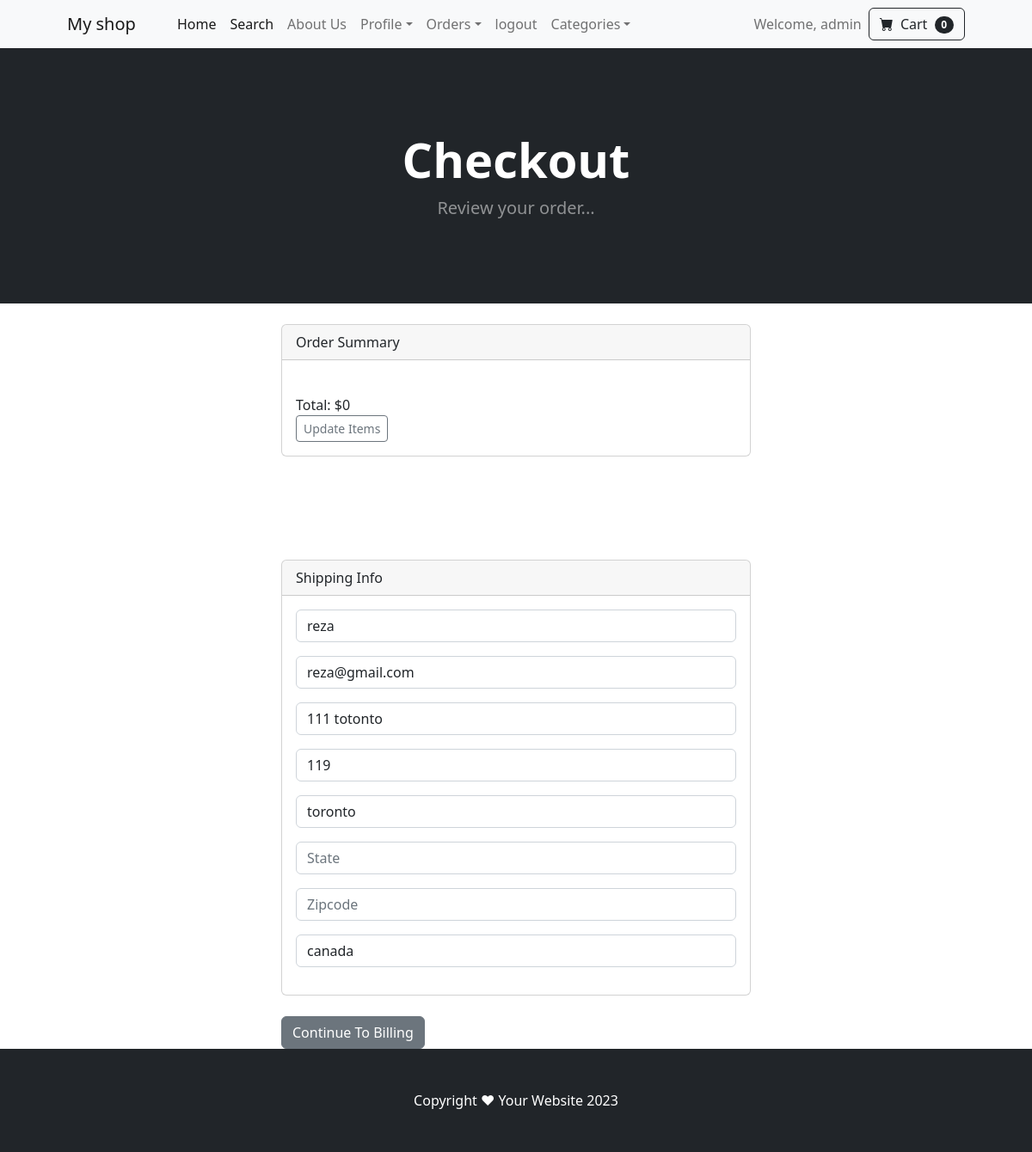
The app's page /payment/checkout (signed in) with its own data.
### payment/models.py (models this page shows, shortened)
class ShippingAddress(models.Model):
    user = models.ForeignKey(User, on_delete=models.CASCADE, null=True, blank=True)
    shipping_full_name = models.CharField(max_length=255)
    shipping_email = models.CharField(max_length=255)
    shipping_address1 = models.CharField(max_length=255)
    shipping_address2 = models.CharField(max_length=255, null=True, blank=True)
    shipping_city = models.CharField(max_length=255)
    shipping_state = models.CharField(max_length=255, null=True, blank=True)
    shipping_zipcode = models.CharField(max_length=255,null=True, blank=True)
    shipping_country = models.CharField(max_length=255)
    class Meta:
        verbose_name_plural = "Shipping Address"

### payment/views.py (the view)
# urls.py: path('checkout', views.checkout, name="checkout"),
def checkout(request):
    cart = Cart(request)
    cart_products = cart.get_prods()
    quantities = cart.get_quants()
    totals = cart.cart_total()
    if request.user.is_authenticated:
        Shipping_user = ShippingAddress.objects.get(user__id=request.user.id)
        shipping_form = ShippingForm(request.POST or None, instance=Shipping_user)
        return render(request, "payment/checkout.html", {'cart_products':cart_products, 'quantities':quantities, 'totals':totals, 'shipping_form':shipping_form})
    else:
       shipping_form = ShippingForm(request.POST or None)
       return render(request, "payment/checkout.html", {'cart_products':cart_products, 'quantities':quantities, 'totals':totals, 'shipping_form':shipping_form})

### cart/cart.py (called while the page is built, shortened)
    def cart_total(self):
        product_ids = self.cart.keys()
        products = Product.objects.filter(id__in=product_ids)
        quantities = self.cart
        total = 0
        return total

    def  __len__(self):
        return len(self.cart)

    def get_prods(self):
        product_ids = self.cart.keys()
        products = Product.objects.filter(id__in=product_ids)
        return products

    def get_quants(self):
        quantities = self.cart
        return quantities

### cart/context_processors.py (called while the page is built)
def cart(request):
    return {'cart':Cart(request)}

### payment/templates/payment/checkout.html (shortened to what this page needs)
{% extends 'base.html' %}
{% load static %}
{% load humanize %}
{% block content %}
        <header class="bg-dark py-5">
            <div class="container px-4 px-lg-5 my-5">
                <div class="text-center text-white">
                    <h1 class="display-4 fw-bolder">Checkout</h1>
                    <p class="lead fw-normal text-white-50 mb-0">Review your order...</p>
                </div>
            </div>
        </header>
        <br>
        <div class="container">
            <div class="row">
                <div class="col-md-6 offset-md-3">
                    <div class="card">
                        <div class="card-header">
                          Order Summary
                        </div>
                        <div class="card-body">
                            <br/>
                            Total: ${{ totals }}
                            <br/>
                            <a href="{% url 'cart_summary' %}" class="btn btn-sm btn-outline-secondary">Update Items</a>
                        </div>
                      </div>
<br/><br/><br/><br/><br/>
<div class="card">
    <div class="card-header">
      Shipping Info
    </div>
    <div class="card-body">
        <form method="POST" action="{% url 'billing_info' %}">
             {{ shipping_form.as_p }}
    </div>
   </div>
  <br/>
  <button type="submit" class="btn btn-secondary">Continue To Billing</button>
  <br/>
                </div>
            </div>
        </div>
{% endblock %}

### shop/templates/navbar.html (shortened to what this page needs)
 <nav class="navbar navbar-expand-lg navbar-light bg-light">
    <div class="container px-4 px-lg-5">
        <a class="navbar-brand" href="{% url 'home' %}">My shop</a>
        <div class="collapse navbar-collapse" id="navbarSupportedContent">
            <ul class="navbar-nav me-auto mb-2 mb-lg-0 ms-lg-4">
                <li class="nav-item"><a class="nav-link active" aria-current="page" href="{% url 'home' %}">Home</a></li>
                <li class="nav-item"><a class="nav-link active" aria-current="page" href="{% url 'search' %}">Search</a></li>
                <li class="nav-item"><a class="nav-link" href="{% url 'about' %}">About Us</a></li>
                {% if user.is_authenticated %}
                <li class="nav-item dropdown">
                    <a class="nav-link dropdown-toggle" id="navbarDropdown" href="#" role="button" data-bs-toggle="dropdown" aria-expanded="false">Profile</a>
                </li>
                {% if user.is_superuser %}
                <li class="nav-item dropdown">
                    <a class="nav-link dropdown-toggle" id="navbarDropdown" href="#" role="button" data-bs-toggle="dropdown" aria-expanded="false">Orders</a>
                </li>
                {% endif %}
                <li class="nav-item"><a class="nav-link" href="{% url 'logout' %}">logout</a></li>
                {% else %}
                <li class="nav-item"><a class="nav-link" href="{% url 'login' %}">login</a></li>
                <li class="nav-item"><a class="nav-link" href="{% url 'signup' %}">signup</a></li>
                {% endif %}
                <li class="nav-item dropdown">
                    <a class="nav-link dropdown-toggle" id="navbarDropdown" href="{% url 'category_summary' %}" role="button" data-bs-toggle="dropdown" aria-expanded="false">Categories</a>
                </li>
            </ul>
            <ul class="navbar-nav ms-auto mb-2 mb-lg-0">
                {% if user.is_authenticated %}
                    <li class="nav-item">
                        <a class="nav-link" href="#">Welcome, {{ user.username }}</a>
                    </li>
                {% endif %}
            </ul>
            <form class="d-flex">
                <a href="{% url 'cart_summary' %}" class="btn btn-outline-dark">
                    <i class="bi-cart-fill me-1"></i>
                    Cart
                    <span class="badge bg-dark text-white ms-1 rounded-pill" id="cart_quantity">{{ cart|length }}</span>
                </a>
            </form>
        </div>
    </div>
</nav>

### records on screen
ShippingAddress: shipping_full_name "reza", shipping_email "reza@gmail.com", shipping_address1 "111 totonto", shipping_address2 "119", shipping_city "toronto", shipping_country "canada"

### other values on screen
{{ user.username }} "admin"
{{ cart|length }} "0"
{{ totals }} "0"
